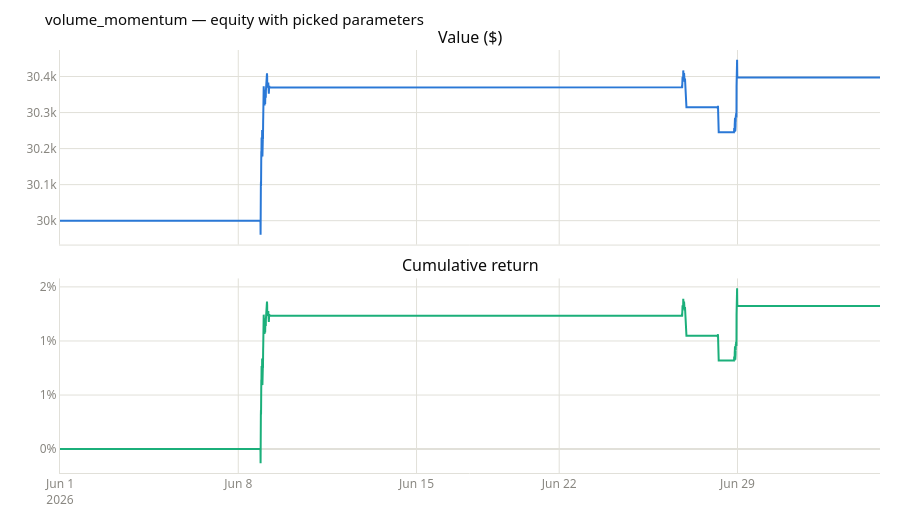

Notebook code cell kept with this figure:
### Code cell
plots.plot_equity(bt.equity_curve(pf_best, init_cash=settings.backtest.init_cash),
                  title=f"{strat.name} — equity with picked parameters").show()

### Figure 1 — Plotly figure (JSON) as saved in the notebook; plotly's stock layout.template omitted (floating-point values rounded to 4 significant figures; data arrays with more than 128 entries replaced by an {"elided": "..."} marker saying what was removed)
{"data": [{"hovertemplate": "%{x|%Y-%m-%d %H:%M}<br>$%{y:,.0f}<extra></extra>", "line": {"color": "#2a78d6", "width": 2}, "mode": "lines", "name": "value", "type": "scatter", "x": {"elided": "8970 str values"}, "xaxis": "x", "y": {"elided": "8970 float values"}, "yaxis": "y"}, {"hovertemplate": "%{x|%Y-%m-%d %H:%M}<br>%{y:.1%}<extra></extra>", "line": {"color": "#1baf7a", "width": 2}, "mode": "lines", "name": "return", "type": "scatter", "x": {"elided": "8970 str values"}, "xaxis": "x2", "y": {"elided": "8970 float values"}, "yaxis": "y2"}], "layout": {"annotations": [{"font": {"size": 16}, "showarrow": false, "text": "Value ($)", "x": 0.5, "xanchor": "center", "xref": "paper", "y": 1.0, "yanchor": "bottom", "yref": "paper"}, {"font": {"size": 16}, "showarrow": false, "text": "Cumulative return", "x": 0.5, "xanchor": "center", "xref": "paper", "y": 0.46, "yanchor": "bottom", "yref": "paper"}], "font": {"color": "#0b0b0b", "family": "system-ui, -apple-system, \"Segoe UI\", sans-serif", "size": 12}, "height": 520, "hoverlabel": {"bgcolor": "white", "bordercolor": "#e1e0d9", "font": {"size": 12}}, "hovermode": "x unified", "legend": {"orientation": "h", "x": 1.0, "xanchor": "right", "y": 1.0, "yanchor": "bottom"}, "margin": {"b": 40, "l": 60, "r": 20, "t": 50}, "showlegend": false, "title": {"font": {"color": "#0b0b0b", "size": 15}, "text": "volume_momentum — equity with picked parameters"}, "xaxis": {"anchor": "y", "domain": [0.0, 1.0], "gridcolor": "#e1e0d9", "linecolor": "#e1e0d9", "matches": "x2", "rangebreaks": [{"dvalue": 63000000, "values": ["2026-06-01 20:00:00+00:00"]}, {"dvalue": 63000000, "values": ["2026-06-02 20:00:00+00:00"]}, {"dvalue": 63000000, "values": ["2026-06-03 20:00:00+00:00"]}, {"dvalue": 63000000, "values": ["2026-06-04 20:00:00+00:00"]}, {"dvalue": 235800000, "values": ["2026-06-05 20:00:00+00:00"]}, {"dvalue": 63000000, "values": ["2026-06-08 20:00:00+00:00"]}, {"dvalue": 63000000, "values": ["2026-06-09 20:00:00+00:00"]}, {"dvalue": 63000000, "values": ["2026-06-10 20:00:00+00:00"]}, {"dvalue": 63000000, "values": ["2026-06-11 20:00:00+00:00"]}, {"dvalue": 235800000, "values": ["2026-06-12 20:00:00+00:00"]}, {"dvalue": 63000000, "values": ["2026-06-15 20:00:00+00:00"]}, {"dvalue": 63000000, "values": ["2026-06-16 20:00:00+00:00"]}, {"dvalue": 63000000, "values": ["2026-06-17 20:00:00+00:00"]}, {"dvalue": 322200000, "values": ["2026-06-18 20:00:00+00:00"]}, {"dvalue": 63000000, "values": ["2026-06-22 20:00:00+00:00"]}, {"dvalue": 63000000, "values": ["2026-06-23 20:00:00+00:00"]}, {"dvalue": 63000000, "values": ["2026-06-24 20:00:00+00:00"]}, {"dvalue": 63000000, "values": ["2026-06-25 20:00:00+00:00"]}, {"dvalue": 235800000, "values": ["2026-06-26 20:00:00+00:00"]}, {"dvalue": 63000000, "values": ["2026-06-29 20:00:00+00:00"]}, {"dvalue": 63000000, "values": ["2026-06-30 20:00:00+00:00"]}, {"dvalue": 63000000, "values": ["2026-07-01 20:00:00+00:00"]}], "showticklabels": false, "tickfont": {"color": "#898781"}, "zerolinecolor": "#e1e0d9"}, "xaxis2": {"anchor": "y2", "domain": [0.0, 1.0], "gridcolor": "#e1e0d9", "linecolor": "#e1e0d9", "rangebreaks": [{"dvalue": 63000000, "values": ["2026-06-01 20:00:00+00:00"]}, {"dvalue": 63000000, "values": ["2026-06-02 20:00:00+00:00"]}, {"dvalue": 63000000, "values": ["2026-06-03 20:00:00+00:00"]}, {"dvalue": 63000000, "values": ["2026-06-04 20:00:00+00:00"]}, {"dvalue": 235800000, "values": ["2026-06-05 20:00:00+00:00"]}, {"dvalue": 63000000, "values": ["2026-06-08 20:00:00+00:00"]}, {"dvalue": 63000000, "values": ["2026-06-09 20:00:00+00:00"]}, {"dvalue": 63000000, "values": ["2026-06-10 20:00:00+00:00"]}, {"dvalue": 63000000, "values": ["2026-06-11 20:00:00+00:00"]}, {"dvalue": 235800000, "values": ["2026-06-12 20:00:00+00:00"]}, {"dvalue": 63000000, "values": ["2026-06-15 20:00:00+00:00"]}, {"dvalue": 63000000, "values": ["2026-06-16 20:00:00+00:00"]}, {"dvalue": 63000000, "values": ["2026-06-17 20:00:00+00:00"]}, {"dvalue": 322200000, "values": ["2026-06-18 20:00:00+00:00"]}, {"dvalue": 63000000, "values": ["2026-06-22 20:00:00+00:00"]}, {"dvalue": 63000000, "values": ["2026-06-23 20:00:00+00:00"]}, {"dvalue": 63000000, "values": ["2026-06-24 20:00:00+00:00"]}, {"dvalue": 63000000, "values": ["2026-06-25 20:00:00+00:00"]}, {"dvalue": 235800000, "values": ["2026-06-26 20:00:00+00:00"]}, {"dvalue": 63000000, "values": ["2026-06-29 20:00:00+00:00"]}, {"dvalue": 63000000, "values": ["2026-06-30 20:00:00+00:00"]}, {"dvalue": 63000000, "values": ["2026-07-01 20:00:00+00:00"]}], "tickfont": {"color": "#898781"}, "zerolinecolor": "#e1e0d9"}, "yaxis": {"anchor": "x", "domain": [0.54, 1.0], "gridcolor": "#e1e0d9", "linecolor": "#e1e0d9", "tickfont": {"color": "#898781"}, "zerolinecolor": "#e1e0d9"}, "yaxis2": {"anchor": "x2", "domain": [0.0, 0.46], "gridcolor": "#e1e0d9", "linecolor": "#e1e0d9", "tickfont": {"color": "#898781"}, "tickformat": ".0%", "zerolinecolor": "#e1e0d9"}}}
